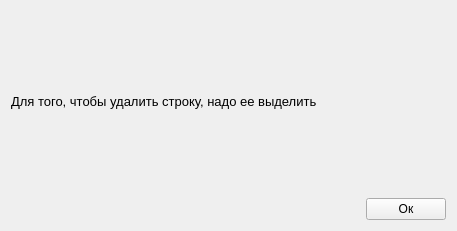
<?xml version="1.0" encoding="UTF-8"?>
<ui version="4.0">
 <class>Form</class>
 <widget class="QWidget" name="Form">
  <property name="geometry">
   <rect>
    <x>0</x>
    <y>0</y>
    <width>457</width>
    <height>231</height>
   </rect>
  </property>
  <property name="windowTitle">
   <string>Form</string>
  </property>
  <layout class="QVBoxLayout" name="verticalLayout">
   <item>
    <widget class="QLabel" name="label_message">
     <property name="font">
      <font>
       <pointsize>10</pointsize>
      </font>
     </property>
     <property name="layoutDirection">
      <enum>Qt::LeftToRight</enum>
     </property>
     <property name="text">
      <string>Для того, чтобы удалить строку, надо ее выделить</string>
     </property>
    </widget>
   </item>
   <item>
    <layout class="QHBoxLayout" name="horizontalLayout">
     <item>
      <spacer name="horizontalSpacer">
       <property name="orientation">
        <enum>Qt::Horizontal</enum>
       </property>
       <property name="sizeHint" stdset="0">
        <size>
         <width>40</width>
         <height>20</height>
        </size>
       </property>
      </spacer>
     </item>
     <item>
      <widget class="QPushButton" name="Button_ok">
       <property name="text">
        <string>Ок</string>
       </property>
      </widget>
     </item>
    </layout>
   </item>
  </layout>
 </widget>
 <resources/>
 <connections/>
</ui>
